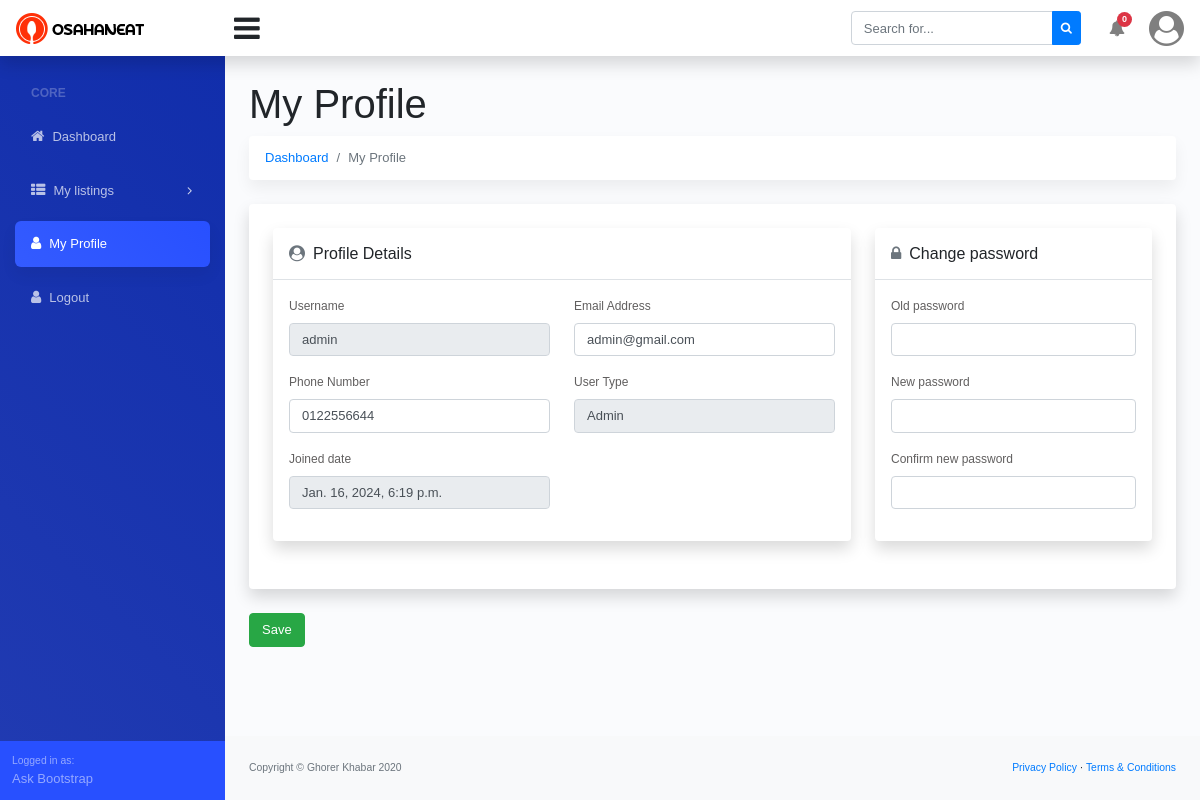
The page /dashboard/my-profile/ (signed in) on the database its author committed.
### account/models.py (models this page shows, shortened)
class Custom_User(AbstractBaseUser, PermissionsMixin):
    USER_TYPE = (
        ('Admin', 'Admin'),
        ('Staff', 'Staff'),
        ('Normal User', 'Normal User'),
        ('Merchant', 'Merchant'),
    )
    username = models.CharField(max_length=100, validators=[UnicodeUsernameValidator], unique=True)
    email = models.EmailField(max_length=150)
    phone_number = models.CharField(max_length=14)
    user_type = models.CharField(choices=USER_TYPE, blank=True, null=True, max_length=20)
    joined_date = models.DateTimeField(auto_now_add=True)
    update_date = models.DateTimeField(auto_now=True)
    is_active = models.BooleanField(default=True)
    is_superuser = models.BooleanField(default=False)
    is_staff = models.BooleanField(default=False)
    is_varified = models.BooleanField(default=False)
    auth_token = models.CharField(max_length=500, blank=True, null=True)
    otp_token = models.CharField(max_length=6, blank=True, null=True)
    objects = BaseManager()
    USERNAME_FIELD = 'username'
    REQUIRED_FIELDS = ['email', 'phone_number']

### admin_panel/views.py (the view, shortened to what this page needs)
# urls.py: path('dashboard/my-profile/', my_profile, name='my_profile'),
@login_required
def my_profile(request):
    if request.user.user_type == 'Normal User' or request.user.user_type == 'Merchant':
        return redirect('dashboard_Unauthorized')
    return render(request, 'admin_base/profile/my_profile.html')

### templates/admin_base/profile/my_profile.html (shortened to what this page needs)
{% extends '../base.html' %}
{% block dashboard_body %}
<main>
   <div class="container-fluid">
      <h1 class="mt-4">My Profile</h1>
      <ol class="breadcrumb mb-4">
         <li class="breadcrumb-item"><a href="{% url 'admin_dashboard' %}">Dashboard</a></li>
         <li class="breadcrumb-item active">My Profile</li>
      </ol>
      <form method="POST">
         <div class="row">
            <div class="col-xl-12">
               <div class="card mb-4 order-list">
                  <div class="gold-members p-4">
                     <div class="row">
                        <div class="col-md-8 add_top_30">
                           <div class="card mb-4 order-list">
                              <div class="gold-members">
                                 <div class="box_general padding_bottom">
                                    <div class="header_box version_2 border-bottom p-3">
                                       <h6 class="m-0">
                                          <i class="fa fa-user-circle text-muted mr-2"></i>Profile Details
                                       </h6>
                                    </div>
                                    <div class="p-3">
                                       <div class="row">
                                          <div class="col-md-6">
                                             <div class="form-group">
                                                <label>Username</label>
                                                <input type="text" class="form-control"
                                                   value="{{request.user.username}}" readonly name="username">
                                             </div>
                                          </div>
                                          <div class="col-md-6">
                                             <div class="form-group">
                                                <label>Email Address</label>
                                                <input type="email" class="form-control" value="{{request.user.email}}"
                                                   name="email">
                                             </div>
                                          </div>
                                       </div>
                                       <div class="row">
                                          <div class="col-md-6">
                                             <div class="form-group">
                                                <label>Phone Number</label>
                                                <input type="text" class="form-control"
                                                   value="{{request.user.phone_number}}" name="phone_number">
                                             </div>
                                          </div>
                                          <div class="col-md-6">
                                             <div class="form-group">
                                                <label>User Type</label>
                                                <input type="text" class="form-control" readonly
                                                   value="{{request.user.user_type}}">
                                             </div>
                                          </div>
                                       </div>
                                       <div class="row">
                                          <div class="col-md-6">
                                             <div class="form-group">
                                                <label>Joined date</label>
                                                <input type="text" class="form-control"
                                                   value="{{request.user.joined_date}}" readonly disabled>
                                             </div>
                                          </div>
                                          <div class="col-md-6">
                                          </div>
                                       </div>
                                    </div>
                                 </div>
                              </div>
                           </div>
                        </div>
                        <div class="col-md-4">
                           <div class="card mb-4 order-list">
                              <div class="gold-members">
                                 <div class="box_general padding_bottom">
                                    <div class="header_box version_2 border-bottom p-3">
                                       <h6 class="m-0">
                                          <i class="fa fa-lock text-muted mr-2"></i>Change password
                                       </h6>
                                    </div>
                                    <div class="p-3">
                                       <div class="form-group">
                                          <label>Old password</label>
                                          <input class="form-control" type="password" name="old_password">
                                       </div>
                                       <div class="form-group">
                                          <label>New password</label>
                                          <input class="form-control" type="password" name="new_password">
                                       </div>
                                       <div class="form-group">
                                          <label>Confirm new password</label>
                                          <input class="form-control" type="password" name="confirm_new_password">
                                       </div>
                                    </div>
                                 </div>
                              </div>
                           </div>
                        </div>
                     </div>
                  </div>
               </div>
               <div class="save mb-2">
                  <button type="submit" class="btn btn-success">Save</button>
               </div>
            </div>
         </div>
      </form>
   </div>
</main>
{% endblock dashboard_body %}

### rows shown on the page
Custom_User: username "admin", email "admin@gmail.com", phone_number "0122556644", user.user_type "Admin", user.joined_date "Jan. 16, 2024, 6:19 p.m."
